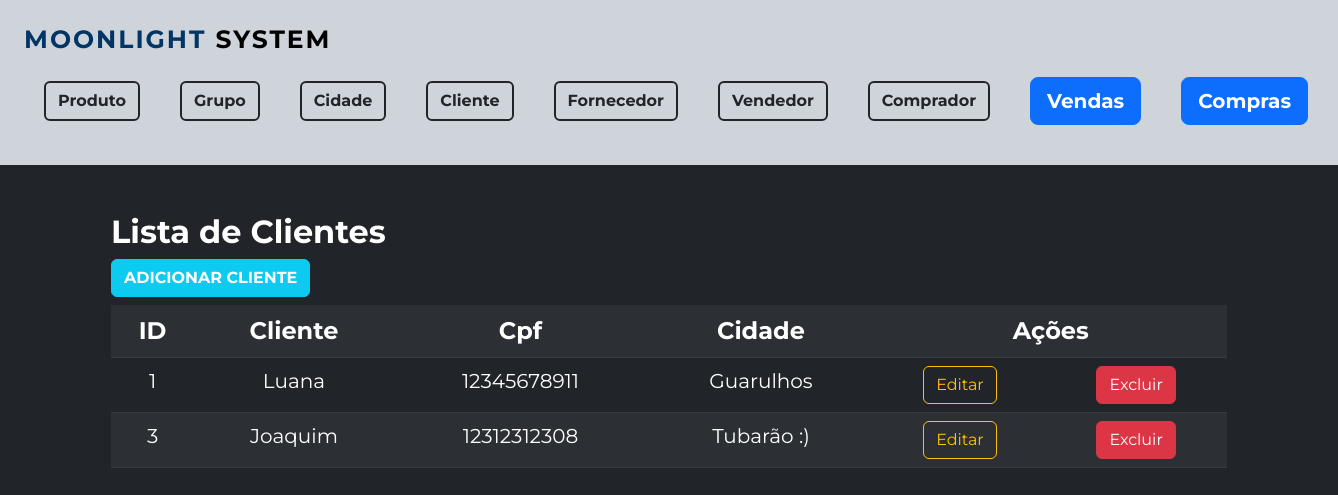
The page /Cliente/formListaCliente.php on the database as committed earlier.
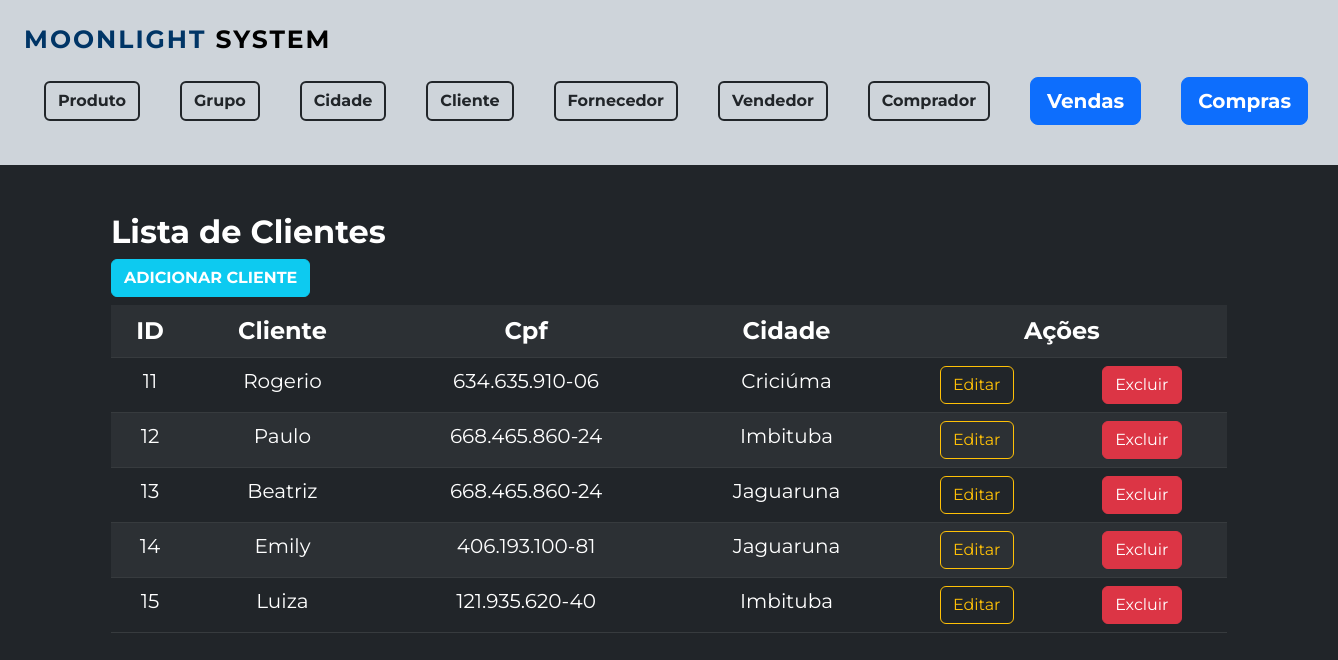
The same page on the database as committed later.
### tables this page shows
CREATE TABLE `tb_cliente` (
  `id_cliente` int(11) NOT NULL,
  `nm_cliente` varchar(55) DEFAULT NULL,
  `cpf_cliente` varchar(17) DEFAULT NULL,
  `fk_id_cidade` int(11) NOT NULL
);

CREATE TABLE `tb_cidade` (
  `id_cidade` int(11) NOT NULL,
  `nm_cidade` varchar(55) DEFAULT NULL,
  `uf_cidade` varchar(2) DEFAULT NULL,
  `dt_cadastro` int(20) NOT NULL
);

### Cliente/formListaCliente.php (the view, shortened to what this page needs)
<?php
include '../formMenu.php';
include '../conexao/conecta.php';
$sql="SELECT cli.id_cliente, cli.nm_cliente, cli.cpf_cliente, cid.nm_cidade FROM tb_cliente cli INNER JOIN tb_cidade cid ON cid.id_cidade=cli.fk_id_cidade ORDER BY cli.id_cliente";
$resultado= mysqli_query($conexao,$sql);
?>
<div class="container pt-5">
	<h2 class="fw-bold"> Lista de Clientes</h2>
	<a href="formCliente.php" class="btn btn-info fw-bold text-white mb-2">ADICIONAR CLIENTE</a>
	<table class="table table-striped table-dark container text-center">
		<tr class="fs-4">
			<th>ID </th>
			<th>Cliente</th>
			<th>Cpf</th>
			<th>Cidade</th>
			<th colspan='2'>Ações</th>
		</tr>
		<?php
			while ( $item=mysqli_fetch_array($resultado)) {
				echo "<tr class='fs-5'>";
				echo "<td> $item[id_cliente] </td>";
				echo "<td> $item[nm_cliente] </td>";
				echo "<td>$item[cpf_cliente]</td>";
				echo "<td> $item[nm_cidade] </td>";
				echo "<td><a href='formCliente.php?id=$item[id_cliente]' class='btn btn-outline-warning'>Editar</a></td>";
				echo "<td><a href='formExcluirCliente.php?id=$item[id_cliente]' class='btn btn-danger'>Excluir</a></td>";
			}
	?>
	</table>
</div>

Rows that differ between the two databases and show on the page:
removed tb_cliente: id_cliente "1", nm_cliente "Luana", cpf_cliente "12345678911", tb_cidade.nm_cidade "Guarulhos"
removed tb_cliente: id_cliente "3", nm_cliente "Joaquim", cpf_cliente "12312312308", tb_cidade.nm_cidade "Tubarão :)"
added tb_cliente: id_cliente "11", nm_cliente "Rogerio", cpf_cliente "634.635.910-06", tb_cidade.nm_cidade "Criciúma"
added tb_cliente: id_cliente "12", nm_cliente "Paulo", cpf_cliente "668.465.860-24", tb_cidade.nm_cidade "Imbituba"
added tb_cliente: id_cliente "13", nm_cliente "Beatriz", cpf_cliente "668.465.860-24", tb_cidade.nm_cidade "Jaguaruna"
added tb_cliente: id_cliente "14", nm_cliente "Emily", cpf_cliente "406.193.100-81", tb_cidade.nm_cidade "Jaguaruna"
added tb_cliente: id_cliente "15", nm_cliente "Luiza", cpf_cliente "121.935.620-40", tb_cidade.nm_cidade "Imbituba"
